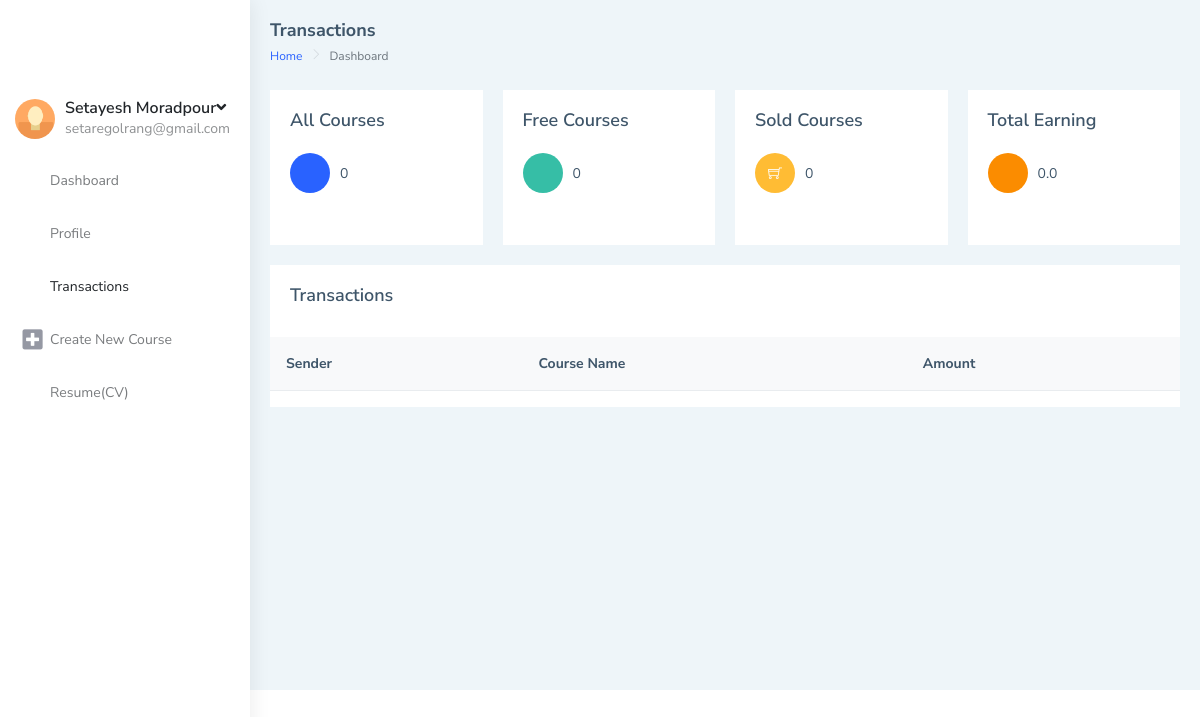
Page /accounts/teacherdashboard/transaction (signed in) on the earlier database version.
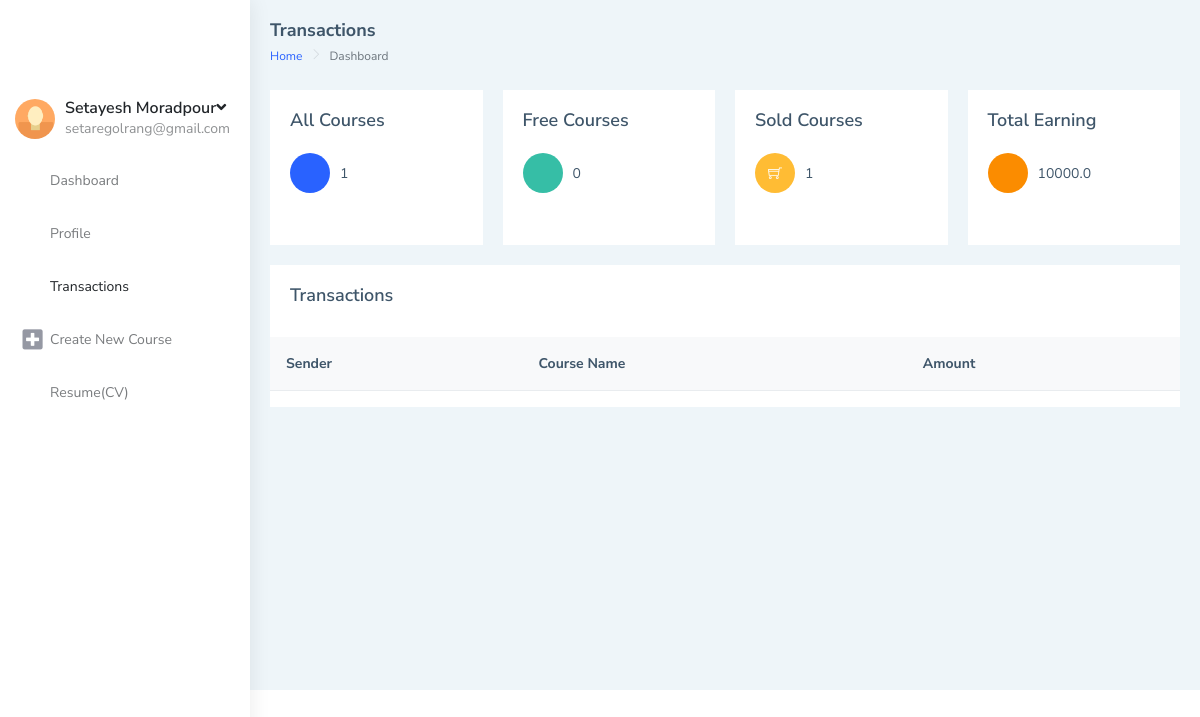
Same page on the later database version.
### mainSite/models.py (models this page shows, shortened)
class Teacher (models.Model):
    phone = models.CharField(max_length=200, unique=True)
    date_created = models.DateTimeField(auto_now_add=True, null=True)
    user = models.OneToOneField(
        User, null=True, on_delete=models.CASCADE, related_name='teacher')
    profile_pic = models.ImageField(
        upload_to='teacher/profile/picture/', null=True, blank=True)
    course = models.ManyToManyField(Course, related_name='teacher')
    fildOfStudy = models.CharField(max_length=60, null=True)
    university = models.CharField(max_length=60, null=True)
    educations = (
        ('b', 'Bachelor'),
        ('bs', 'Bachelor Student'),
        ('m', 'Master'),
        ('ms', 'Master Student'),
        ('p', 'PHD'),
        ('ps', 'PHD Student'),
    )
    address=models.CharField(max_length=50, null=True)
    lastEducation = models.CharField(
        max_length=2, choices=educations, default='bs')
    documents = models.FileField(
        upload_to='teacher/documents/', null=True, blank=True)
    companiName1= models.CharField(max_length=50, null=True)
    jobSituation1= models.CharField(max_length=50, null=True)
    companiName2= models.CharField(max_length=50, null=True)
    jobSituation2= models.CharField(max_length=50, null=True)
    courseTitle1= models.CharField(max_length=50, null=True)
    courseTime1= models.CharField(max_length=50, null=True)
    courseTitle2= models.CharField(max_length=50, null=True)
    courseTime2= models.CharField(max_length=50, null=True)
    exteraInfo =models.CharField(max_length=200 , null=True)
    accepted =models.BooleanField(default=False)
    wallet=models.FloatField(default=0)

### mainSite/decorators.py (the view)
        def wrapper_func(requset, *args , **kwargs):
            group = None
            if requset.user.groups.exists():
                group = requset.user.groups.all()[0].name
            if group == None:
                return HttpResponse("you are not authorized to view this page")
            if group in allowed_roles:
                 return view_func(requset, *args , **kwargs)
            else:
                return HttpResponse("you are not authorized to view this page")

### mainSite/views.py (called while the page is built)
@login_required
@allowed_users("teacher")
def teacherDashboardTransaction(request):
    teaacher =request.user.teacher
    allCours = teaacher.course.all()
    freeCours = allCours.filter(price=0)
    coursePurchased = allCours.filter(price__gt=0)
    context = {
        "teacher": teaacher,
        "allCours": allCours,
        "freeCours": freeCours,
        "freeCoursSize": len(freeCours),
        "coursePurchased": coursePurchased,
        "coursePurchasedSize": coursePurchased.count(),
    }
    return render(request, 'teacherdashboard-transaction.html' , context)

### templates/teacherdashboard-transaction.html (shortened to what the changed rows need)
{% load static %}
{% load widget_tweaks %}
{% load mathfilters %}
<!DOCTYPE html>
<html dir="ltr" lang="en">
<head>
    <link href="{% static '/distt/css/style.min.css' %}" rel="stylesheet"  >
</head>
<body>
    <div id="main-wrapper" data-layout="vertical" data-navbarbg="skin5" data-sidebartype="full"
        data-sidebar-position="absolute" data-header-position="absolute" data-boxed-layout="full">
        <aside class="left-sidebar" data-sidebarbg="skin6">
            <div class="scroll-sidebar">
                <nav class="sidebar-nav">
                    <ul id="sidebarnav">
                            <div class="user-profile d-flex no-block dropdown m-t-20">
                                <div class="user-content hide-menu m-l-10">
                                    <a href="#" class="" id="Userdd" role="button"
                                        data-bs-toggle="dropdown" aria-haspopup="true" aria-expanded="false">
                                        <h5 class="m-b-0 user-name font-medium">{{teacher.user.get_full_name}}<i
                                                class="fa fa-angle-down"></i></h5>
                                        <span class="op-5 user-email">{{teacher.user.email}}</span>
                                    </a>
                                </div>
                            </div>
                    </ul>
                </nav>
            </div>
        </aside>
        <div class="page-wrapper">
            <div class="container-fluid">
                <div class="row">
                    <div class="col-md-3">
                        <div class="card">
                            <div class="card-body">
                                <div class="feed-widget">
                                    <ul class="list-style-none feed-body m-0 p-b-20">
                                        <li class="feed-item">
                                            <div class="feed-icon bg-info">
                                            </div>
                                            {{ allCours.count}}
                                        </li>
                                    </ul>
                                </div>
                            </div>
                        </div>
                    </div>
                    <div class="col-md-3">
                        <div class="card">
                            <div class="card-body">
                                <div class="feed-widget">
                                    <ul class="list-style-none feed-body m-0 p-b-20">
                                        <li class="feed-item">
                                            <div class="feed-icon bg-warning"><i class="ti-shopping-cart"></i></div>
                                            {{coursePurchasedSize}}
                                        </li>
                                    </ul>
                                </div>
                            </div>
                        </div>
                    </div>
                    <div class="col-md-3">
                        <div class="card">
                            <div class="card-body">
                                <div class="feed-widget">
                                    <ul class="list-style-none feed-body m-0 p-b-20">
                                        <li class="feed-item">
                                            <div class="feed-icon btn-orange"><i class="mdi mdi-square-inc-cash"></i></div>
                                            {{teacher.wallet}}
                                        </li>
                                    </ul>
                                </div>
                            </div>
                        </div>
                    </div>
                </div>
                <div class="row">
                  <div class="col-md-12">
                    <div class="card">
                        <div class="table-responsive">
                            <table class="table v-middle">
                                <thead>
                                    <tr class="bg-light">
                                        <th class="border-top-0">Sender</th>
                                        <th class="border-top-0">Course Name</th>
                                        <th class="border-top-0">Amount</th>
                                    </tr>
                                </thead>
                            </table>
                        </div>
                    </div>
                </div>
                </div>
            </div>
        </div>
    </div>
</body>
</html>

Differences in the rows shown:
changed Teacher "Setayesh Moradpour": wallet "0.0" → "10000.0"
Other differences:
{{ allCours.count }}: "0" → "1"
{{ coursePurchasedSize }}: "0" → "1"
